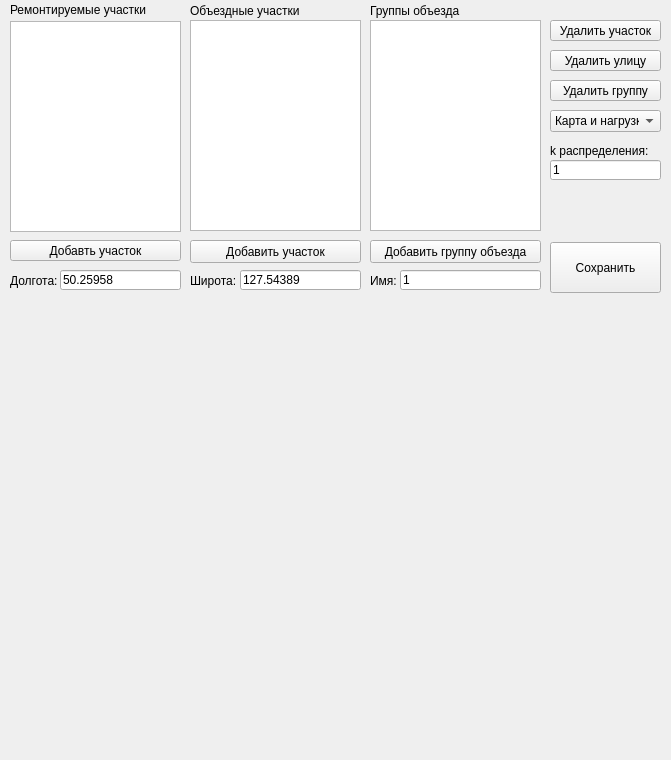
<?xml version="1.0" encoding="UTF-8"?>
<ui version="4.0">
 <class>addForm</class>
 <widget class="QWidget" name="addForm">
  <property name="geometry">
   <rect>
    <x>0</x>
    <y>0</y>
    <width>671</width>
    <height>760</height>
   </rect>
  </property>
  <property name="windowTitle">
   <string>Добавить данные</string>
  </property>
  <widget class="QPushButton" name="addRoadButton">
   <property name="geometry">
    <rect>
     <x>190</x>
     <y>240</y>
     <width>171</width>
     <height>23</height>
    </rect>
   </property>
   <property name="text">
    <string>Добавить участок</string>
   </property>
  </widget>
  <widget class="QPushButton" name="addGroupButton">
   <property name="geometry">
    <rect>
     <x>370</x>
     <y>240</y>
     <width>171</width>
     <height>23</height>
    </rect>
   </property>
   <property name="text">
    <string>Добавить группу объезда</string>
   </property>
  </widget>
  <widget class="QLineEdit" name="latitudeEdit">
   <property name="geometry">
    <rect>
     <x>60</x>
     <y>270</y>
     <width>121</width>
     <height>20</height>
    </rect>
   </property>
   <property name="text">
    <string>50.25958</string>
   </property>
  </widget>
  <widget class="QLineEdit" name="longitudeEdit">
   <property name="geometry">
    <rect>
     <x>240</x>
     <y>270</y>
     <width>121</width>
     <height>20</height>
    </rect>
   </property>
   <property name="text">
    <string>127.54389</string>
   </property>
  </widget>
  <widget class="QLabel" name="label">
   <property name="geometry">
    <rect>
     <x>10</x>
     <y>270</y>
     <width>51</width>
     <height>21</height>
    </rect>
   </property>
   <property name="text">
    <string>Долгота:</string>
   </property>
  </widget>
  <widget class="QLabel" name="label_2">
   <property name="geometry">
    <rect>
     <x>190</x>
     <y>270</y>
     <width>51</width>
     <height>21</height>
    </rect>
   </property>
   <property name="text">
    <string>Широта:</string>
   </property>
  </widget>
  <widget class="QLabel" name="label_3">
   <property name="geometry">
    <rect>
     <x>10</x>
     <y>-10</y>
     <width>141</width>
     <height>41</height>
    </rect>
   </property>
   <property name="text">
    <string>&lt;html&gt;&lt;head/&gt;&lt;body&gt;&lt;p&gt;Ремонтируемые участки&lt;/p&gt;&lt;/body&gt;&lt;/html&gt;</string>
   </property>
  </widget>
  <widget class="QLabel" name="label_5">
   <property name="geometry">
    <rect>
     <x>190</x>
     <y>-10</y>
     <width>141</width>
     <height>41</height>
    </rect>
   </property>
   <property name="text">
    <string>Объездные участки</string>
   </property>
  </widget>
  <widget class="QLabel" name="label_6">
   <property name="geometry">
    <rect>
     <x>370</x>
     <y>-10</y>
     <width>141</width>
     <height>41</height>
    </rect>
   </property>
   <property name="text">
    <string>Группы объезда</string>
   </property>
  </widget>
  <widget class="QLabel" name="imageMap">
   <property name="geometry">
    <rect>
     <x>10</x>
     <y>300</y>
     <width>649</width>
     <height>449</height>
    </rect>
   </property>
   <property name="text">
    <string/>
   </property>
  </widget>
  <widget class="QPushButton" name="addBadRoadButton">
   <property name="geometry">
    <rect>
     <x>10</x>
     <y>240</y>
     <width>171</width>
     <height>21</height>
    </rect>
   </property>
   <property name="text">
    <string>Добавть участок</string>
   </property>
  </widget>
  <widget class="QListWidget" name="badRoadList">
   <property name="geometry">
    <rect>
     <x>10</x>
     <y>21</y>
     <width>171</width>
     <height>211</height>
    </rect>
   </property>
  </widget>
  <widget class="QListWidget" name="roadList">
   <property name="geometry">
    <rect>
     <x>190</x>
     <y>20</y>
     <width>171</width>
     <height>211</height>
    </rect>
   </property>
  </widget>
  <widget class="QListWidget" name="groupList">
   <property name="geometry">
    <rect>
     <x>370</x>
     <y>20</y>
     <width>171</width>
     <height>211</height>
    </rect>
   </property>
  </widget>
  <widget class="QLabel" name="coor">
   <property name="geometry">
    <rect>
     <x>590</x>
     <y>240</y>
     <width>71</width>
     <height>31</height>
    </rect>
   </property>
   <property name="text">
    <string>&lt;html&gt;
&lt;body&gt;
  &lt;style&gt;
   p {
    margin-top: 0.1em; /* Отступ сверху */
    margin-bottom: 0.1em; /* Отступ снизу */
   }
  &lt;/style&gt;
&lt;p&gt; &lt;/p&gt;
&lt;p&gt; &lt;/p&gt;
&lt;/body&gt;
&lt;/html&gt;</string>
   </property>
  </widget>
  <widget class="QPushButton" name="saveButton">
   <property name="geometry">
    <rect>
     <x>550</x>
     <y>242</y>
     <width>111</width>
     <height>51</height>
    </rect>
   </property>
   <property name="text">
    <string>Сохранить</string>
   </property>
  </widget>
  <widget class="QComboBox" name="comboBox">
   <property name="geometry">
    <rect>
     <x>550</x>
     <y>110</y>
     <width>111</width>
     <height>22</height>
    </rect>
   </property>
   <item>
    <property name="text">
     <string>Карта и нагрузка</string>
    </property>
   </item>
   <item>
    <property name="text">
     <string notr="true">Карта</string>
    </property>
   </item>
   <item>
    <property name="text">
     <string>Нагрузка</string>
    </property>
   </item>
  </widget>
  <widget class="QPushButton" name="delBadButton">
   <property name="geometry">
    <rect>
     <x>550</x>
     <y>20</y>
     <width>111</width>
     <height>21</height>
    </rect>
   </property>
   <property name="text">
    <string>Удалить участок</string>
   </property>
  </widget>
  <widget class="QPushButton" name="delGroupButton">
   <property name="geometry">
    <rect>
     <x>550</x>
     <y>80</y>
     <width>111</width>
     <height>21</height>
    </rect>
   </property>
   <property name="text">
    <string>Удалить группу</string>
   </property>
  </widget>
  <widget class="QPushButton" name="delRoadButton">
   <property name="geometry">
    <rect>
     <x>550</x>
     <y>50</y>
     <width>111</width>
     <height>21</height>
    </rect>
   </property>
   <property name="text">
    <string>Удалить улицу</string>
   </property>
  </widget>
  <widget class="QLabel" name="label_4">
   <property name="geometry">
    <rect>
     <x>550</x>
     <y>140</y>
     <width>111</width>
     <height>21</height>
    </rect>
   </property>
   <property name="text">
    <string>k распределения:</string>
   </property>
  </widget>
  <widget class="QLineEdit" name="koef">
   <property name="geometry">
    <rect>
     <x>550</x>
     <y>160</y>
     <width>111</width>
     <height>20</height>
    </rect>
   </property>
   <property name="text">
    <string>1</string>
   </property>
  </widget>
  <widget class="QLineEdit" name="groupEdit">
   <property name="geometry">
    <rect>
     <x>400</x>
     <y>270</y>
     <width>141</width>
     <height>20</height>
    </rect>
   </property>
   <property name="text">
    <string>1</string>
   </property>
  </widget>
  <widget class="QLabel" name="label_7">
   <property name="geometry">
    <rect>
     <x>370</x>
     <y>270</y>
     <width>31</width>
     <height>21</height>
    </rect>
   </property>
   <property name="text">
    <string>Имя:</string>
   </property>
  </widget>
 </widget>
 <resources/>
 <connections/>
</ui>
